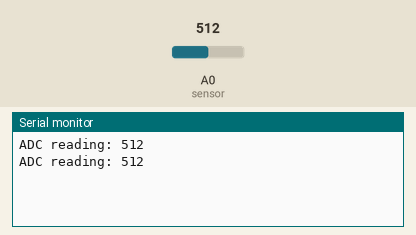
Simulated run of this sketch. Board: Arduino Uno, built with avr-gcc and run on an emulated ATmega328P. Shown: the last lines printed to the serial monitor. The inputs (shaded band) are chosen by the test bench; at power-on: A0 (sensor) = 512.

Above: at 2.8 s.
2.9 s: A0 (sensor) set to 716
At 5.1 s:
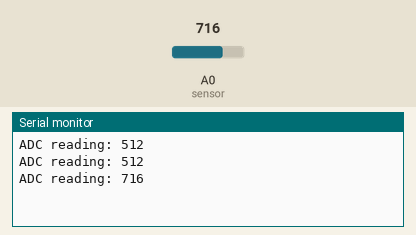
5.6 s: A0 (sensor) set to 900
At 6.6 s:
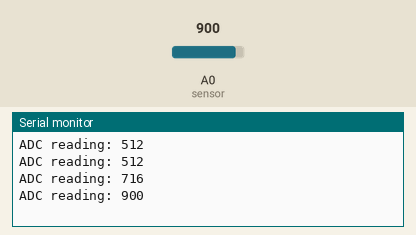
Timing chart, 0 to 8.6 s (numbered marks = the images above; inputs shaded):
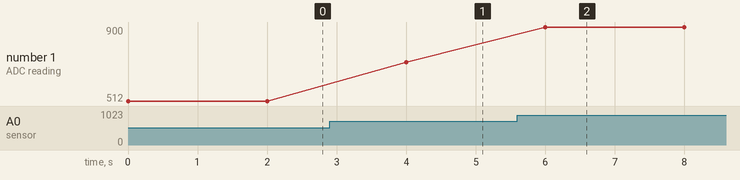

Measured:
- after the input at 2.9 s, the serial monitor: prints a new line after 1.1 s (image 1)
- after the input at 5.6 s, the serial monitor: prints a new line after 0.40 s (image 2)
- plotted number 1: 512 → 716 after the input at 2.9 s, 716 → 900 after the input at 5.6 s

The sketch:

ThermometerTest.ino
```cpp
  #define numSamples 5
  #define sensor  0 // select the input pin for the thermistor

  // Steinhart - Hart variables.  Get from spreadsheet.
  float seriesResistance = 100000.0;
  float C = 0.000000027000;
  float B = -0.00026323;
  float A = 0.0061289;

  int samples[numSamples];

  void setup() {
    Serial.begin(19200);
  }

  void loop() {
    float averageADC = getADC();
    float temp = convertToTemp(averageADC);

    Serial.print("Temperature: ");
    Serial.println(temp);
  }

  float getADC() {
    for(int i = 0; i < numSamples; i++) {
      samples[i]= analogRead(sensor);
      Serial.print("ADC reading: ");
      Serial.println(samples[i]);
      delay(2000);
    }

    float averageADC = 0;
    for (int i = 0; i < numSamples; i++) {
      averageADC += samples[i];
    }
    averageADC /= numSamples;
    //Serial.print("averageADC = : ");
    //Serial.println(averageADC);
    return averageADC;
  }

  float convertToTemp(float analogReading) {


    float thermistance = seriesResistance / (1023.0 / analogReading - 1.0);
    Serial.print("thermistance: ");
    Serial.println(thermistance);
    float temp = A +  B * log(thermistance) + C * (log(thermistance) * log(thermistance) * log(thermistance)  );
    temp = 1.0/temp;
    temp = (temp - 273.15) * 1.8000 + 32.0;

    return temp;
  }
```
